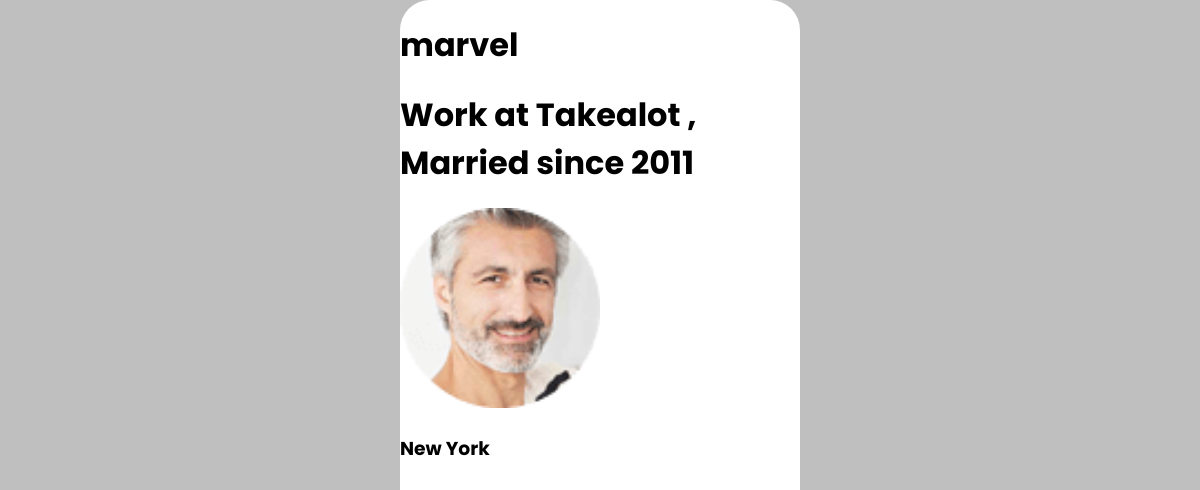
Page /profile/3 (signed in) on the committed database.
### core/models.py (models this page shows, shortened)
class Profile(models.Model):
    user = models.OneToOneField(User, on_delete=models.CASCADE)
    bio = models.TextField(max_length=500, blank=True)
    profile_picture = models.ImageField(upload_to='profile_pictures/', blank=True, null=True)
    location = models.CharField(max_length=100, blank=True)
    verified = models.BooleanField(default=False)

### core/views.py (the view)
# urls.py: path('profile/<int:pk>', views.profile, name='profile'),
@login_required(login_url='core:login')
def profile(request, pk):
    user_profile = Profile.objects.get(user=pk)
    context = {'user_profile':user_profile}
    return render(request, 'core/profile.html', context)

### core/templates/core/profile.html
{% extends "core/base.html" %}
{% load static %}
{% block content %}
<h1>{{request.user.username}}</h1>
<h1>{{user_profile.bio}}</h1>
<img src="{{user_profile.profile_picture.url}}" style="width: 200px;">
<h3>{{user_profile.location}}</h3>
{% endblock content %}

### static/css/main.css (style rules this page uses)
body { margin: 0; padding: 0; background-color: #bfbfbf; display: flex; justify-content: center; height: 100vh; align-items: center; color: rgb(0, 0, 0); font-family: 'Poppins', sans-serif; }

### rows in the picture
Profile: bio "Work at Takealot , Married since 2011", profile_picture (picture), location "New York"

### other values in the picture
{{ request.user.username }} "marvel"
